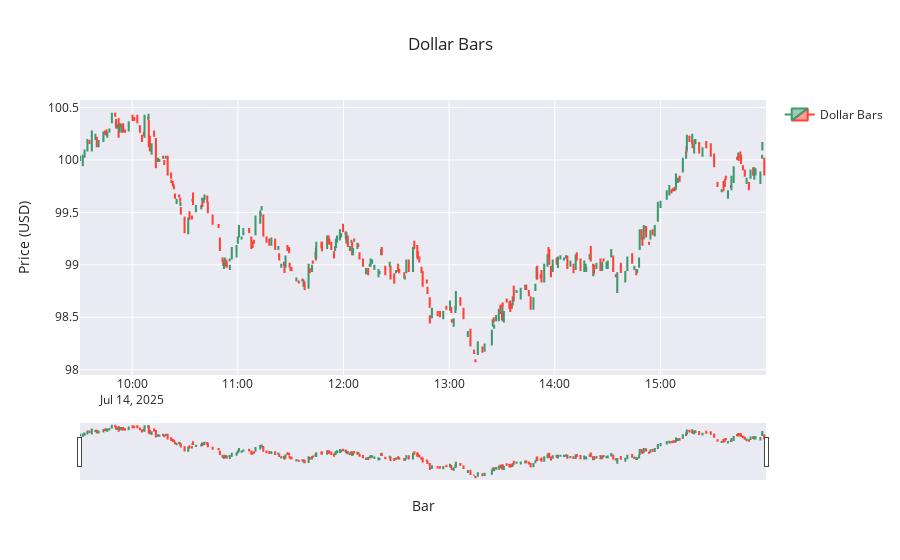

Source (notebook cell):
### Markdown cell above
### Time Chart

### Code cell
fig = go.Figure(data=[go.Candlestick(
    x=dollar_bars['start_time'],
    open=dollar_bars['open'],
    high=dollar_bars['high'],
    low=dollar_bars['low'],
    close=dollar_bars['close'],
    name='Dollar Bars'
)])

fig.update_layout(
    title=f'Dollar Bars',
    yaxis_title='Price (USD)',
    xaxis_title='Bar',
    xaxis_rangeslider_visible=True, 
    template='seaborn', # other options: plotly, plotly_white, plotly_dark, simple_white
    showlegend=True,
)

### Figure 1 — Plotly figure (JSON) as saved in the notebook; plotly's stock layout.template omitted (floating-point values rounded to 4 significant figures; data arrays with more than 128 entries replaced by an {"elided": "..."} marker saying what was removed)
{"data": [{"close": {"elided": "354 float values"}, "high": {"elided": "354 float values"}, "low": {"elided": "354 float values"}, "name": "Dollar Bars", "open": {"elided": "354 float values"}, "type": "candlestick", "x": {"elided": "354 str values"}}], "layout": {"showlegend": true, "title": {"text": "Dollar Bars"}, "xaxis": {"rangeslider": {"visible": true}, "title": {"text": "Bar"}}, "yaxis": {"title": {"text": "Price (USD)"}}}}
